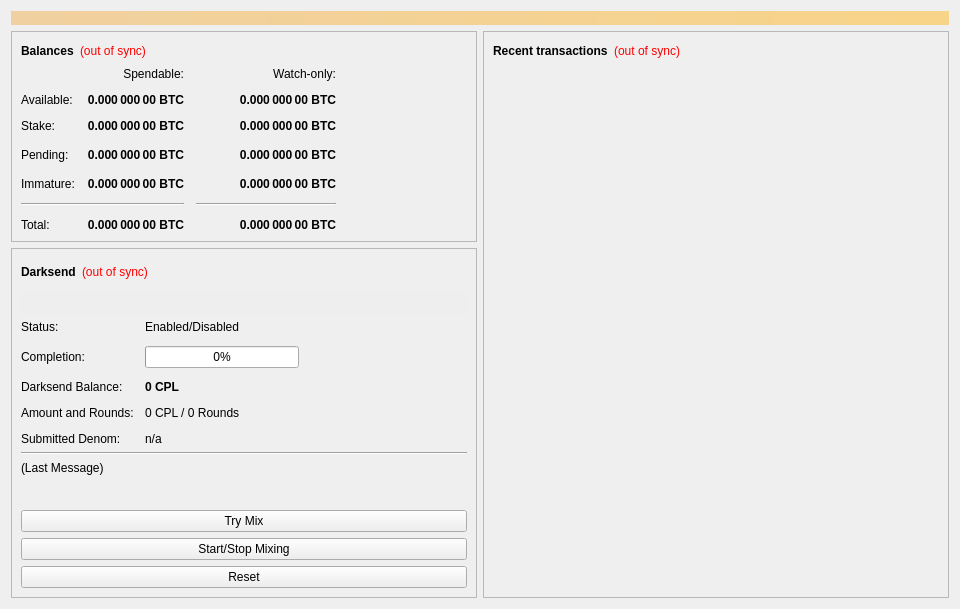
<?xml version="1.0" encoding="UTF-8"?>
<ui version="4.0">
 <class>OverviewPage</class>
 <widget class="QWidget" name="OverviewPage">
  <property name="geometry">
   <rect>
    <x>0</x>
    <y>0</y>
    <width>960</width>
    <height>594</height>
   </rect>
  </property>
  <property name="minimumSize">
   <size>
    <width>960</width>
    <height>0</height>
   </size>
  </property>
  <property name="windowTitle">
   <string>Form</string>
  </property>
  <layout class="QVBoxLayout" name="topLayout">
   <item>
    <widget class="QLabel" name="labelAlerts">
     <property name="visible">
      <bool>false</bool>
     </property>
     <property name="styleSheet">
      <string notr="true">background-color: qlineargradient(x1: 0, y1: 0, x2: 1, y2: 0, stop:0 #F0D0A0, stop:1 #F8D488); color:#000000;</string>
     </property>
     <property name="wordWrap">
      <bool>true</bool>
     </property>
     <property name="margin">
      <number>3</number>
     </property>
    </widget>
   </item>
   <item>
    <layout class="QHBoxLayout" name="horizontalLayout" stretch="1,1">
     <item>
      <layout class="QVBoxLayout" name="verticalLayout_2">
       <item>
        <widget class="QFrame" name="frame">
         <property name="frameShape">
          <enum>QFrame::StyledPanel</enum>
         </property>
         <property name="frameShadow">
          <enum>QFrame::Raised</enum>
         </property>
         <layout class="QVBoxLayout" name="verticalLayout_4">
          <item>
           <layout class="QHBoxLayout" name="horizontalLayout_4">
            <item>
             <widget class="QLabel" name="label_5">
              <property name="font">
               <font>
                <weight>75</weight>
                <bold>true</bold>
               </font>
              </property>
              <property name="text">
               <string>Balances</string>
              </property>
             </widget>
            </item>
            <item>
             <widget class="QLabel" name="labelWalletStatus">
              <property name="cursor">
               <cursorShape>WhatsThisCursor</cursorShape>
              </property>
              <property name="toolTip">
               <string>The displayed information may be out of date. Your wallet automatically synchronizes with the cPlay network after a connection is established, but this process has not completed yet.</string>
              </property>
              <property name="styleSheet">
               <string notr="true">QLabel { color: red; }</string>
              </property>
              <property name="text">
               <string notr="true">(out of sync)</string>
              </property>
              <property name="alignment">
               <set>Qt::AlignLeading|Qt::AlignLeft|Qt::AlignVCenter</set>
              </property>
             </widget>
            </item>
            <item>
             <spacer name="horizontalSpacer_3">
              <property name="orientation">
               <enum>Qt::Horizontal</enum>
              </property>
              <property name="sizeHint" stdset="0">
               <size>
                <width>40</width>
                <height>20</height>
               </size>
              </property>
             </spacer>
            </item>
           </layout>
          </item>
          <item>
           <layout class="QGridLayout" name="gridLayout">
            <property name="spacing">
             <number>12</number>
            </property>
            <item row="3" column="2">
             <widget class="QLabel" name="labelWatchPending">
              <property name="font">
               <font>
                <weight>75</weight>
                <bold>true</bold>
               </font>
              </property>
              <property name="cursor">
               <cursorShape>IBeamCursor</cursorShape>
              </property>
              <property name="toolTip">
               <string>Unconfirmed transactions to watch-only addresses</string>
              </property>
              <property name="text">
               <string notr="true">0.000 000 00 BTC</string>
              </property>
              <property name="alignment">
               <set>Qt::AlignRight|Qt::AlignTrailing|Qt::AlignVCenter</set>
              </property>
              <property name="textInteractionFlags">
               <set>Qt::LinksAccessibleByMouse|Qt::TextSelectableByKeyboard|Qt::TextSelectableByMouse</set>
              </property>
             </widget>
            </item>
            <item row="3" column="1">
             <widget class="QLabel" name="labelUnconfirmed">
              <property name="font">
               <font>
                <weight>75</weight>
                <bold>true</bold>
               </font>
              </property>
              <property name="cursor">
               <cursorShape>IBeamCursor</cursorShape>
              </property>
              <property name="toolTip">
               <string>Total of transactions that have yet to be confirmed, and do not yet count toward the spendable balance</string>
              </property>
              <property name="text">
               <string notr="true">0.000 000 00 BTC</string>
              </property>
              <property name="alignment">
               <set>Qt::AlignRight|Qt::AlignTrailing|Qt::AlignVCenter</set>
              </property>
              <property name="textInteractionFlags">
               <set>Qt::LinksAccessibleByMouse|Qt::TextSelectableByKeyboard|Qt::TextSelectableByMouse</set>
              </property>
             </widget>
            </item>
            <item row="4" column="2">
             <widget class="QLabel" name="labelWatchImmature">
              <property name="font">
               <font>
                <weight>75</weight>
                <bold>true</bold>
               </font>
              </property>
              <property name="cursor">
               <cursorShape>IBeamCursor</cursorShape>
              </property>
              <property name="toolTip">
               <string>Mined balance in watch-only addresses that has not yet matured</string>
              </property>
              <property name="text">
               <string notr="true">0.000 000 00 BTC</string>
              </property>
              <property name="alignment">
               <set>Qt::AlignRight|Qt::AlignTrailing|Qt::AlignVCenter</set>
              </property>
              <property name="textInteractionFlags">
               <set>Qt::LinksAccessibleByMouse|Qt::TextSelectableByKeyboard|Qt::TextSelectableByMouse</set>
              </property>
             </widget>
            </item>
            <item row="5" column="0" colspan="2">
             <widget class="Line" name="lineSpendableBalance">
              <property name="orientation">
               <enum>Qt::Horizontal</enum>
              </property>
             </widget>
            </item>
            <item row="5" column="2">
             <widget class="Line" name="lineWatchBalance">
              <property name="sizePolicy">
               <sizepolicy hsizetype="Preferred" vsizetype="Fixed">
                <horstretch>0</horstretch>
                <verstretch>0</verstretch>
               </sizepolicy>
              </property>
              <property name="minimumSize">
               <size>
                <width>140</width>
                <height>0</height>
               </size>
              </property>
              <property name="orientation">
               <enum>Qt::Horizontal</enum>
              </property>
             </widget>
            </item>
            <item row="6" column="0">
             <widget class="QLabel" name="labelTotalText">
              <property name="text">
               <string>Total:</string>
              </property>
             </widget>
            </item>
            <item row="4" column="1">
             <widget class="QLabel" name="labelImmature">
              <property name="font">
               <font>
                <weight>75</weight>
                <bold>true</bold>
               </font>
              </property>
              <property name="cursor">
               <cursorShape>IBeamCursor</cursorShape>
              </property>
              <property name="toolTip">
               <string>Mined balance that has not yet matured</string>
              </property>
              <property name="text">
               <string notr="true">0.000 000 00 BTC</string>
              </property>
              <property name="alignment">
               <set>Qt::AlignRight|Qt::AlignTrailing|Qt::AlignVCenter</set>
              </property>
              <property name="textInteractionFlags">
               <set>Qt::LinksAccessibleByMouse|Qt::TextSelectableByKeyboard|Qt::TextSelectableByMouse</set>
              </property>
             </widget>
            </item>
            <item row="3" column="3">
             <spacer name="horizontalSpacer_2">
              <property name="orientation">
               <enum>Qt::Horizontal</enum>
              </property>
              <property name="sizeHint" stdset="0">
               <size>
                <width>40</width>
                <height>20</height>
               </size>
              </property>
             </spacer>
            </item>
            <item row="4" column="0">
             <widget class="QLabel" name="labelImmatureText">
              <property name="text">
               <string>Immature:</string>
              </property>
             </widget>
            </item>
            <item row="6" column="1">
             <widget class="QLabel" name="labelTotal">
              <property name="font">
               <font>
                <weight>75</weight>
                <bold>true</bold>
               </font>
              </property>
              <property name="cursor">
               <cursorShape>IBeamCursor</cursorShape>
              </property>
              <property name="toolTip">
               <string>Your current total balance</string>
              </property>
              <property name="text">
               <string notr="true">0.000 000 00 BTC</string>
              </property>
              <property name="alignment">
               <set>Qt::AlignRight|Qt::AlignTrailing|Qt::AlignVCenter</set>
              </property>
              <property name="textInteractionFlags">
               <set>Qt::LinksAccessibleByMouse|Qt::TextSelectableByKeyboard|Qt::TextSelectableByMouse</set>
              </property>
             </widget>
            </item>
            <item row="6" column="2">
             <widget class="QLabel" name="labelWatchTotal">
              <property name="font">
               <font>
                <weight>75</weight>
                <bold>true</bold>
               </font>
              </property>
              <property name="cursor">
               <cursorShape>IBeamCursor</cursorShape>
              </property>
              <property name="toolTip">
               <string>Current total balance in watch-only addresses</string>
              </property>
              <property name="text">
               <string notr="true">0.000 000 00 BTC</string>
              </property>
              <property name="alignment">
               <set>Qt::AlignRight|Qt::AlignTrailing|Qt::AlignVCenter</set>
              </property>
              <property name="textInteractionFlags">
               <set>Qt::LinksAccessibleByMouse|Qt::TextSelectableByKeyboard|Qt::TextSelectableByMouse</set>
              </property>
             </widget>
            </item>
            <item row="0" column="2">
             <widget class="QLabel" name="labelWatchonly">
              <property name="text">
               <string>Watch-only:</string>
              </property>
              <property name="alignment">
               <set>Qt::AlignRight|Qt::AlignTrailing|Qt::AlignVCenter</set>
              </property>
             </widget>
            </item>
            <item row="1" column="0">
             <widget class="QLabel" name="labelBalanceText">
              <property name="text">
               <string>Available:</string>
              </property>
             </widget>
            </item>
            <item row="1" column="1">
             <widget class="QLabel" name="labelBalance">
              <property name="font">
               <font>
                <weight>75</weight>
                <bold>true</bold>
               </font>
              </property>
              <property name="cursor">
               <cursorShape>IBeamCursor</cursorShape>
              </property>
              <property name="toolTip">
               <string>Your current spendable balance</string>
              </property>
              <property name="text">
               <string notr="true">0.000 000 00 BTC</string>
              </property>
              <property name="alignment">
               <set>Qt::AlignRight|Qt::AlignTrailing|Qt::AlignVCenter</set>
              </property>
              <property name="textInteractionFlags">
               <set>Qt::LinksAccessibleByMouse|Qt::TextSelectableByKeyboard|Qt::TextSelectableByMouse</set>
              </property>
             </widget>
            </item>
            <item row="2" column="0">
             <widget class="QLabel" name="label_10">
              <property name="text">
               <string>Stake:</string>
              </property>
             </widget>
            </item>
            <item row="2" column="1">
             <widget class="QLabel" name="labelStake">
              <property name="font">
               <font>
                <weight>75</weight>
                <bold>true</bold>
               </font>
              </property>
              <property name="cursor">
               <cursorShape>IBeamCursor</cursorShape>
              </property>
              <property name="toolTip">
               <string>Total of coins that was staked, and do not yet count toward the current balance</string>
              </property>
              <property name="text">
               <string notr="true">0.000 000 00 BTC</string>
              </property>
              <property name="alignment">
               <set>Qt::AlignRight|Qt::AlignTrailing|Qt::AlignVCenter</set>
              </property>
              <property name="textInteractionFlags">
               <set>Qt::LinksAccessibleByMouse|Qt::TextSelectableByKeyboard|Qt::TextSelectableByMouse</set>
              </property>
             </widget>
            </item>
            <item row="2" column="2">
             <widget class="QLabel" name="labelWatchStake">
              <property name="font">
               <font>
                <weight>75</weight>
                <bold>true</bold>
               </font>
              </property>
              <property name="cursor">
               <cursorShape>IBeamCursor</cursorShape>
              </property>
              <property name="toolTip">
               <string>Total of coins that was staked in watch-only addresses, and do not yet count toward the current watch-only balance</string>
              </property>
              <property name="text">
               <string notr="true">0.000 000 00 BTC</string>
              </property>
              <property name="alignment">
               <set>Qt::AlignRight|Qt::AlignTrailing|Qt::AlignVCenter</set>
              </property>
              <property name="textInteractionFlags">
               <set>Qt::LinksAccessibleByMouse|Qt::TextSelectableByKeyboard|Qt::TextSelectableByMouse</set>
              </property>
             </widget>
            </item>
            <item row="1" column="2">
             <widget class="QLabel" name="labelWatchAvailable">
              <property name="font">
               <font>
                <weight>75</weight>
                <bold>true</bold>
               </font>
              </property>
              <property name="cursor">
               <cursorShape>IBeamCursor</cursorShape>
              </property>
              <property name="toolTip">
               <string>Your current balance in watch-only addresses</string>
              </property>
              <property name="text">
               <string notr="true">0.000 000 00 BTC</string>
              </property>
              <property name="alignment">
               <set>Qt::AlignRight|Qt::AlignTrailing|Qt::AlignVCenter</set>
              </property>
              <property name="textInteractionFlags">
               <set>Qt::LinksAccessibleByMouse|Qt::TextSelectableByKeyboard|Qt::TextSelectableByMouse</set>
              </property>
             </widget>
            </item>
            <item row="3" column="0">
             <widget class="QLabel" name="labelPendingText">
              <property name="text">
               <string>Pending:</string>
              </property>
             </widget>
            </item>
            <item row="0" column="1">
             <widget class="QLabel" name="labelSpendable">
              <property name="text">
               <string>Spendable:</string>
              </property>
              <property name="alignment">
               <set>Qt::AlignRight|Qt::AlignTrailing|Qt::AlignVCenter</set>
              </property>
             </widget>
            </item>
           </layout>
          </item>
         </layout>
        </widget>
       </item>
       <item>
        <widget class="QFrame" name="frameDarksend">
         <property name="sizePolicy">
          <sizepolicy hsizetype="Expanding" vsizetype="Expanding">
           <horstretch>0</horstretch>
           <verstretch>0</verstretch>
          </sizepolicy>
         </property>
         <property name="minimumSize">
          <size>
           <width>0</width>
           <height>350</height>
          </size>
         </property>
         <property name="layoutDirection">
          <enum>Qt::LeftToRight</enum>
         </property>
         <property name="frameShape">
          <enum>QFrame::StyledPanel</enum>
         </property>
         <property name="frameShadow">
          <enum>QFrame::Raised</enum>
         </property>
         <layout class="QVBoxLayout" name="verticalLayout_5">
          <item>
           <layout class="QHBoxLayout" name="horizontalLayout_5">
            <item>
             <widget class="QLabel" name="label_2">
              <property name="font">
               <font>
                <weight>75</weight>
                <bold>true</bold>
               </font>
              </property>
              <property name="text">
               <string>Darksend</string>
              </property>
             </widget>
            </item>
            <item>
             <widget class="QLabel" name="labelDarksendSyncStatus">
              <property name="toolTip">
               <string>The displayed information may be out of date. Your wallet automatically synchronizes with the cPlay network after a connection is established, but this process has not completed yet.</string>
              </property>
              <property name="styleSheet">
               <string notr="true">QLabel { color: red; }</string>
              </property>
              <property name="text">
               <string notr="true">(out of sync)</string>
              </property>
              <property name="alignment">
               <set>Qt::AlignLeading|Qt::AlignLeft|Qt::AlignVCenter</set>
              </property>
             </widget>
            </item>
            <item>
             <spacer name="horizontalSpacer_4">
              <property name="orientation">
               <enum>Qt::Horizontal</enum>
              </property>
              <property name="sizeHint" stdset="0">
               <size>
                <width>40</width>
                <height>20</height>
               </size>
              </property>
             </spacer>
            </item>
           </layout>
          </item>
          <item>
           <widget class="QPushButton" name="runAutoDenom">
            <property name="palette">
             <palette>
              <active>
               <colorrole role="WindowText">
                <brush brushstyle="SolidPattern">
                 <color alpha="255">
                  <red>0</red>
                  <green>0</green>
                  <blue>0</blue>
                 </color>
                </brush>
               </colorrole>
               <colorrole role="Button">
                <brush brushstyle="SolidPattern">
                 <color alpha="255">
                  <red>239</red>
                  <green>238</green>
                  <blue>238</blue>
                 </color>
                </brush>
               </colorrole>
               <colorrole role="Light">
                <brush brushstyle="SolidPattern">
                 <color alpha="255">
                  <red>255</red>
                  <green>255</green>
                  <blue>255</blue>
                 </color>
                </brush>
               </colorrole>
               <colorrole role="Midlight">
                <brush brushstyle="SolidPattern">
                 <color alpha="255">
                  <red>247</red>
                  <green>246</green>
                  <blue>246</blue>
                 </color>
                </brush>
               </colorrole>
               <colorrole role="Dark">
                <brush brushstyle="SolidPattern">
                 <color alpha="255">
                  <red>119</red>
                  <green>119</green>
                  <blue>119</blue>
                 </color>
                </brush>
               </colorrole>
               <colorrole role="Mid">
                <brush brushstyle="SolidPattern">
                 <color alpha="255">
                  <red>159</red>
                  <green>159</green>
                  <blue>159</blue>
                 </color>
                </brush>
               </colorrole>
               <colorrole role="Text">
                <brush brushstyle="SolidPattern">
                 <color alpha="255">
                  <red>0</red>
                  <green>0</green>
                  <blue>0</blue>
                 </color>
                </brush>
               </colorrole>
               <colorrole role="BrightText">
                <brush brushstyle="SolidPattern">
                 <color alpha="255">
                  <red>255</red>
                  <green>255</green>
                  <blue>255</blue>
                 </color>
                </brush>
               </colorrole>
               <colorrole role="ButtonText">
                <brush brushstyle="SolidPattern">
                 <color alpha="255">
                  <red>0</red>
                  <green>0</green>
                  <blue>0</blue>
                 </color>
                </brush>
               </colorrole>
               <colorrole role="Base">
                <brush brushstyle="SolidPattern">
                 <color alpha="255">
                  <red>255</red>
                  <green>255</green>
                  <blue>255</blue>
                 </color>
                </brush>
               </colorrole>
               <colorrole role="Window">
                <brush brushstyle="SolidPattern">
                 <color alpha="255">
                  <red>239</red>
                  <green>238</green>
                  <blue>238</blue>
                 </color>
                </brush>
               </colorrole>
               <colorrole role="Shadow">
                <brush brushstyle="SolidPattern">
                 <color alpha="255">
                  <red>0</red>
                  <green>0</green>
                  <blue>0</blue>
                 </color>
                </brush>
               </colorrole>
               <colorrole role="AlternateBase">
                <brush brushstyle="SolidPattern">
                 <color alpha="255">
                  <red>247</red>
                  <green>246</green>
                  <blue>246</blue>
                 </color>
                </brush>
               </colorrole>
               <colorrole role="ToolTipBase">
                <brush brushstyle="SolidPattern">
                 <color alpha="255">
                  <red>255</red>
                  <green>255</green>
                  <blue>220</blue>
                 </color>
                </brush>
               </colorrole>
               <colorrole role="ToolTipText">
                <brush brushstyle="SolidPattern">
                 <color alpha="255">
                  <red>0</red>
                  <green>0</green>
                  <blue>0</blue>
                 </color>
                </brush>
               </colorrole>
              </active>
              <inactive>
               <colorrole role="WindowText">
                <brush brushstyle="SolidPattern">
                 <color alpha="255">
                  <red>0</red>
                  <green>0</green>
                  <blue>0</blue>
                 </color>
                </brush>
               </colorrole>
               <colorrole role="Button">
                <brush brushstyle="SolidPattern">
                 <color alpha="255">
                  <red>239</red>
                  <green>238</green>
                  <blue>238</blue>
                 </color>
                </brush>
               </colorrole>
               <colorrole role="Light">
                <brush brushstyle="SolidPattern">
                 <color alpha="255">
                  <red>255</red>
                  <green>255</green>
                  <blue>255</blue>
                 </color>
                </brush>
               </colorrole>
               <colorrole role="Midlight">
                <brush brushstyle="SolidPattern">
                 <color alpha="255">
                  <red>247</red>
                  <green>246</green>
                  <blue>246</blue>
                 </color>
                </brush>
               </colorrole>
               <colorrole role="Dark">
                <brush brushstyle="SolidPattern">
                 <color alpha="255">
                  <red>119</red>
                  <green>119</green>
                  <blue>119</blue>
                 </color>
                </brush>
               </colorrole>
               <colorrole role="Mid">
                <brush brushstyle="SolidPattern">
                 <color alpha="255">
                  <red>159</red>
                  <green>159</green>
                  <blue>159</blue>
                 </color>
                </brush>
               </colorrole>
               <colorrole role="Text">
                <brush brushstyle="SolidPattern">
                 <color alpha="255">
                  <red>0</red>
                  <green>0</green>
                  <blue>0</blue>
                 </color>
                </brush>
               </colorrole>
               <colorrole role="BrightText">
                <brush brushstyle="SolidPattern">
                 <color alpha="255">
                  <red>255</red>
                  <green>255</green>
                  <blue>255</blue>
                 </color>
                </brush>
               </colorrole>
               <colorrole role="ButtonText">
                <brush brushstyle="SolidPattern">
                 <color alpha="255">
                  <red>0</red>
                  <green>0</green>
                  <blue>0</blue>
                 </color>
                </brush>
               </colorrole>
               <colorrole role="Base">
                <brush brushstyle="SolidPattern">
                 <color alpha="255">
                  <red>255</red>
                  <green>255</green>
                  <blue>255</blue>
                 </color>
                </brush>
               </colorrole>
               <colorrole role="Window">
                <brush brushstyle="SolidPattern">
                 <color alpha="255">
                  <red>239</red>
                  <green>238</green>
                  <blue>238</blue>
                 </color>
                </brush>
               </colorrole>
               <colorrole role="Shadow">
                <brush brushstyle="SolidPattern">
                 <color alpha="255">
                  <red>0</red>
                  <green>0</green>
                  <blue>0</blue>
                 </color>
                </brush>
               </colorrole>
               <colorrole role="AlternateBase">
                <brush brushstyle="SolidPattern">
                 <color alpha="255">
                  <red>247</red>
                  <green>246</green>
                  <blue>246</blue>
                 </color>
                </brush>
               </colorrole>
               <colorrole role="ToolTipBase">
                <brush brushstyle="SolidPattern">
                 <color alpha="255">
                  <red>255</red>
                  <green>255</green>
                  <blue>220</blue>
                 </color>
                </brush>
               </colorrole>
               <colorrole role="ToolTipText">
                <brush brushstyle="SolidPattern">
                 <color alpha="255">
                  <red>0</red>
                  <green>0</green>
                  <blue>0</blue>
                 </color>
                </brush>
               </colorrole>
              </inactive>
              <disabled>
               <colorrole role="WindowText">
                <brush brushstyle="SolidPattern">
                 <color alpha="255">
                  <red>119</red>
                  <green>119</green>
                  <blue>119</blue>
                 </color>
                </brush>
               </colorrole>
               <colorrole role="Button">
                <brush brushstyle="SolidPattern">
                 <color alpha="255">
                  <red>239</red>
                  <green>238</green>
                  <blue>238</blue>
                 </color>
                </brush>
               </colorrole>
               <colorrole role="Light">
                <brush brushstyle="SolidPattern">
                 <color alpha="255">
                  <red>255</red>
                  <green>255</green>
                  <blue>255</blue>
                 </color>
                </brush>
               </colorrole>
               <colorrole role="Midlight">
                <brush brushstyle="SolidPattern">
                 <color alpha="255">
                  <red>247</red>
                  <green>246</green>
                  <blue>246</blue>
                 </color>
                </brush>
               </colorrole>
               <colorrole role="Dark">
                <brush brushstyle="SolidPattern">
                 <color alpha="255">
                  <red>119</red>
                  <green>119</green>
                  <blue>119</blue>
                 </color>
                </brush>
               </colorrole>
               <colorrole role="Mid">
                <brush brushstyle="SolidPattern">
                 <color alpha="255">
                  <red>159</red>
                  <green>159</green>
                  <blue>159</blue>
                 </color>
                </brush>
               </colorrole>
               <colorrole role="Text">
                <brush brushstyle="SolidPattern">
                 <color alpha="255">
                  <red>119</red>
                  <green>119</green>
                  <blue>119</blue>
                 </color>
                </brush>
               </colorrole>
               <colorrole role="BrightText">
                <brush brushstyle="SolidPattern">
                 <color alpha="255">
                  <red>255</red>
                  <green>255</green>
                  <blue>255</blue>
                 </color>
                </brush>
               </colorrole>
               <colorrole role="ButtonText">
                <brush brushstyle="SolidPattern">
                 <color alpha="255">
                  <red>119</red>
                  <green>119</green>
                  <blue>119</blue>
                 </color>
                </brush>
               </colorrole>
               <colorrole role="Base">
                <brush brushstyle="SolidPattern">
                 <color alpha="255">
                  <red>239</red>
                  <green>238</green>
                  <blue>238</blue>
                 </color>
                </brush>
               </colorrole>
               <colorrole role="Window">
                <brush brushstyle="SolidPattern">
                 <color alpha="255">
                  <red>239</red>
                  <green>238</green>
                  <blue>238</blue>
                 </color>
                </brush>
               </colorrole>
               <colorrole role="Shadow">
                <brush brushstyle="SolidPattern">
                 <color alpha="255">
                  <red>0</red>
                  <green>0</green>
                  <blue>0</blue>
                 </color>
                </brush>
               </colorrole>
               <colorrole role="AlternateBase">
                <brush brushstyle="SolidPattern">
                 <color alpha="255">
                  <red>239</red>
                  <green>238</green>
                  <blue>238</blue>
                 </color>
                </brush>
               </colorrole>
               <colorrole role="ToolTipBase">
                <brush brushstyle="SolidPattern">
                 <color alpha="255">
                  <red>255</red>
                  <green>255</green>
                  <blue>220</blue>
                 </color>
                </brush>
               </colorrole>
               <colorrole role="ToolTipText">
                <brush brushstyle="SolidPattern">
                 <color alpha="255">
                  <red>0</red>
                  <green>0</green>
                  <blue>0</blue>
                 </color>
                </brush>
               </colorrole>
              </disabled>
             </palette>
            </property>
            <property name="focusPolicy">
             <enum>Qt::NoFocus</enum>
            </property>
            <property name="autoFillBackground">
             <bool>true</bool>
            </property>
            <property name="text">
             <string/>
            </property>
            <property name="flat">
             <bool>true</bool>
            </property>
           </widget>
          </item>
          <item>
           <layout class="QFormLayout" name="formLayout">
            <property name="fieldGrowthPolicy">
             <enum>QFormLayout::AllNonFixedFieldsGrow</enum>
            </property>
            <property name="horizontalSpacing">
             <number>11</number>
            </property>
            <property name="verticalSpacing">
             <number>12</number>
            </property>
            <item row="0" column="0">
             <widget class="QLabel" name="label_6">
              <property name="text">
               <string>Status:</string>
              </property>
             </widget>
            </item>
            <item row="1" column="0">
             <widget class="QLabel" name="label_7">
              <property name="text">
               <string>Completion:</string>
              </property>
             </widget>
            </item>
            <item row="1" column="1">
             <widget class="QProgressBar" name="darksendProgress">
              <property name="maximumSize">
               <size>
                <width>154</width>
                <height>16777215</height>
               </size>
              </property>
              <property name="value">
               <number>0</number>
              </property>
             </widget>
            </item>
            <item row="3" column="0">
             <widget class="QLabel" name="labelAnonymizedText">
              <property name="text">
               <string>Darksend Balance:</string>
              </property>
             </widget>
            </item>
            <item row="3" column="1">
             <widget class="QLabel" name="labelAnonymized">
              <property name="font">
               <font>
                <weight>75</weight>
                <bold>true</bold>
               </font>
              </property>
              <property name="text">
               <string notr="true">0 CPL</string>
              </property>
             </widget>
            </item>
            <item row="4" column="0">
             <widget class="QLabel" name="label_8">
              <property name="text">
               <string>Amount and Rounds:</string>
              </property>
             </widget>
            </item>
            <item row="4" column="1">
             <widget class="QLabel" name="labelAmountRounds">
              <property name="text">
               <string>0 CPL / 0 Rounds</string>
              </property>
             </widget>
            </item>
            <item row="5" column="0">
             <widget class="QLabel" name="label_9">
              <property name="text">
               <string>Submitted Denom:</string>
              </property>
             </widget>
            </item>
            <item row="5" column="1">
             <widget class="QLabel" name="labelSubmittedDenom">
              <property name="toolTip">
               <string>The denominations you submitted to the Masternode.&lt;br&gt;To mix, other users must submit the exact same denominations.</string>
              </property>
              <property name="text">
               <string>n/a</string>
              </property>
             </widget>
            </item>
            <item row="0" column="1">
             <widget class="QLabel" name="darksendEnabled">
              <property name="text">
               <string>Enabled/Disabled</string>
              </property>
             </widget>
            </item>
           </layout>
          </item>
          <item>
           <widget class="Line" name="lineLastMessage">
            <property name="orientation">
             <enum>Qt::Horizontal</enum>
            </property>
           </widget>
          </item>
          <item>
           <widget class="QLabel" name="darksendStatus">
            <property name="minimumSize">
             <size>
              <width>288</width>
              <height>43</height>
             </size>
            </property>
            <property name="text">
             <string>(Last Message)</string>
            </property>
            <property name="alignment">
             <set>Qt::AlignLeading|Qt::AlignLeft|Qt::AlignTop</set>
            </property>
            <property name="wordWrap">
             <bool>true</bool>
            </property>
           </widget>
          </item>
          <item>
           <widget class="QPushButton" name="darksendAuto">
            <property name="sizePolicy">
             <sizepolicy hsizetype="MinimumExpanding" vsizetype="Fixed">
              <horstretch>0</horstretch>
              <verstretch>0</verstretch>
             </sizepolicy>
            </property>
            <property name="toolTip">
             <string>Try to manually submit a Darksend request.</string>
            </property>
            <property name="text">
             <string>Try Mix</string>
            </property>
           </widget>
          </item>
          <item>
           <widget class="QPushButton" name="toggleDarksend">
            <property name="sizePolicy">
             <sizepolicy hsizetype="MinimumExpanding" vsizetype="Fixed">
              <horstretch>0</horstretch>
              <verstretch>0</verstretch>
             </sizepolicy>
            </property>
            <property name="text">
             <string>Start/Stop Mixing</string>
            </property>
           </widget>
          </item>
          <item>
           <widget class="QPushButton" name="darksendReset">
            <property name="sizePolicy">
             <sizepolicy hsizetype="MinimumExpanding" vsizetype="Fixed">
              <horstretch>0</horstretch>
              <verstretch>0</verstretch>
             </sizepolicy>
            </property>
            <property name="toolTip">
             <string>Reset the current status of Darksend (can interrupt Darksend if it's in the process of Mixing, which can cost you money!)</string>
            </property>
            <property name="autoFillBackground">
             <bool>false</bool>
            </property>
            <property name="text">
             <string>Reset</string>
            </property>
           </widget>
          </item>
         </layout>
        </widget>
       </item>
       <item>
        <spacer name="verticalSpacer">
         <property name="orientation">
          <enum>Qt::Vertical</enum>
         </property>
         <property name="sizeHint" stdset="0">
          <size>
           <width>20</width>
           <height>40</height>
          </size>
         </property>
        </spacer>
       </item>
      </layout>
     </item>
     <item>
      <layout class="QVBoxLayout" name="verticalLayout_3">
       <item>
        <widget class="QFrame" name="frame_2">
         <property name="frameShape">
          <enum>QFrame::StyledPanel</enum>
         </property>
         <property name="frameShadow">
          <enum>QFrame::Raised</enum>
         </property>
         <layout class="QVBoxLayout" name="verticalLayout">
          <item>
           <layout class="QHBoxLayout" name="horizontalLayout_2">
            <item>
             <widget class="QLabel" name="label_4">
              <property name="font">
               <font>
                <weight>75</weight>
                <bold>true</bold>
               </font>
              </property>
              <property name="text">
               <string>Recent transactions</string>
              </property>
             </widget>
            </item>
            <item>
             <widget class="QLabel" name="labelTransactionsStatus">
              <property name="cursor">
               <cursorShape>WhatsThisCursor</cursorShape>
              </property>
              <property name="toolTip">
               <string>The displayed information may be out of date. Your wallet automatically synchronizes with the cPlay network after a connection is established, but this process has not completed yet.</string>
              </property>
              <property name="styleSheet">
               <string notr="true">QLabel { color: red; }</string>
              </property>
              <property name="text">
               <string notr="true">(out of sync)</string>
              </property>
              <property name="alignment">
               <set>Qt::AlignRight|Qt::AlignTrailing|Qt::AlignVCenter</set>
              </property>
             </widget>
            </item>
            <item>
             <spacer name="horizontalSpacer">
              <property name="orientation">
               <enum>Qt::Horizontal</enum>
              </property>
              <property name="sizeHint" stdset="0">
               <size>
                <width>40</width>
                <height>20</height>
               </size>
              </property>
             </spacer>
            </item>
           </layout>
          </item>
          <item>
           <widget class="QListView" name="listTransactions">
            <property name="styleSheet">
             <string notr="true">QListView { background: transparent; }</string>
            </property>
            <property name="frameShape">
             <enum>QFrame::NoFrame</enum>
            </property>
            <property name="verticalScrollBarPolicy">
             <enum>Qt::ScrollBarAlwaysOff</enum>
            </property>
            <property name="horizontalScrollBarPolicy">
             <enum>Qt::ScrollBarAlwaysOff</enum>
            </property>
            <property name="selectionMode">
             <enum>QAbstractItemView::NoSelection</enum>
            </property>
           </widget>
          </item>
         </layout>
        </widget>
       </item>
      </layout>
     </item>
    </layout>
   </item>
  </layout>
 </widget>
 <resources/>
 <connections/>
</ui>
